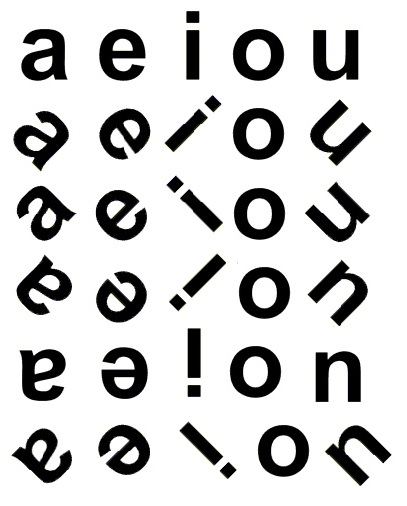
#> input picture Laboratorio #3/Ejercicio 4/vocales.jpg, 407 x 506 px
$ python 'Ejercicio 4.py'   (Python 2 division)
#> lines starting #> are read from the running program, lines starting #| are printed output that depends on the picture
from PIL import Image
import math
import sys,os

def RecortaImagen(imagen):
    w,h = imagen.size
    aLetraA = [(0,0,83,89),(0,89,83,179),(0,179,83,248),(0,248,83,333),(0,333,83,415),(0,415,83,506)]
    aLetraE = [(83,0,157,89),(83,89,157,179),(83,179,157,248),(83,248,157,333),(83,333,157,415),(83,415,157,506)]
    aLetraI = [(157,0,223,89),(157,89,227,169),(157,169,227,247),(157,247,227,320),(157,320,223,415),(157,415,246,506)]
    aLetraO = [(223,0,295,89),(227,89,295,169),(227,169,295,247),(233,247,295,320),(223,320,295,415),(246,415,316,506)]
    aLetraU = [(295,0,406,89),(295,89,406,169),(295,169,406,247),(295,247,406,339),(295,339,406,415),(316,415,406,506)]
    return aLetraA,aLetraE,aLetraI,aLetraO,aLetraU

def CreaImagen(vocal,imagen,aLetras):
    aLetrasN = []
    for i in aLetras:
        caja = i
        im = imagen.crop(caja)
        aLetrasN.append(im)
    return GuardaImagen(vocal,aLetrasN)

def GuardaImagen(i,aL):
    count = 1
    for v in aL:
        v.save(i+'/'+i+str(count)+'.jpg')
        count += 1
    return

def Momento(img,p,q):
    global background
    Mpq = 0.0
    height,width = img.size
    for v in range(height):
        for u in range(width):
            if(img.getpixel((v,u)) != background):
                Mpq += math.pow(v,p)*math.pow(u,q)
    return Mpq

def MomentoCentral(img,p,q):
    global background
    m00 = Momento(img,0,0)
    xCtr = Momento(img,1,0)/m00
    yCtr = Momento(img,0,1)/m00
    cMpq = 0.0
    height,width = img.size
    for v in range(height):
        for u in range(width):
            if(img.getpixel((v,u)) != background):
                cMpq += math.pow(v-yCtr,p)*math.pow(u-xCtr,q)
    return cMpq

def MCNormal(img,p,q):
    m00 = Momento(img,0,0)
    norm = math.pow(m00,(p+q+2)/2)
    return MomentoCentral(img,p,q)/norm

def MomentoH1(img):
    return MCNormal(img,2,0) + MCNormal(img,0,2)

def MomentoH2(img):
    return (MCNormal(img,2,0)-MCNormal(img,0,2))**2 + (4*(MCNormal(img,1,1))**2)

def MomentoH3(img):
    return (MCNormal(img,3,0)-3*MCNormal(img,1,2))**2 + (3*MCNormal(img,2,1)-MCNormal(img,0,3))**2

def MomentoH4(img):
    return (MCNormal(img,3,0)+MCNormal(img,1,2))**2 + (MCNormal(img,2,1)+MCNormal(img,0,3))**2

def MomentoH5(img):
    V1 = (MCNormal(img,3,0)-3*(MCNormal(img,1,2))) * (MCNormal(img,3,0)+MCNormal(img,1,2))
    V2 = ((MCNormal(img,3,0)+MCNormal(img,1,2))**2 - 3*(MCNormal(img,2,1)+MCNormal(img,0,3))**2)
    V3 = ((3*MCNormal(img,2,1)-MCNormal(img,0,3)) * (MCNormal(img,2,1)+MCNormal(img,0,3)))
    V4 = (3*(MCNormal(img,3,0)+MCNormal(img,1,2))**2 - (MCNormal(img,2,1)+MCNormal(img,0,3))**2)
    return V1*V2+V3*V4

def MomentoH6(img):
    V1 = (MCNormal(img,2,0)-MCNormal(img,0,2))
    V2 = ((MCNormal(img,3,0)+MCNormal(img,1,2))**2 - (MCNormal(img,2,1)+MCNormal(img,0,3))**2)
    V3 = (4*MCNormal(img,1,1))
    V4 = ((MCNormal(img,3,0)+MCNormal(img,1,2))*(MCNormal(img,2,1)+MCNormal(img,0,3)))
    return V1*V2+V3*V4

def MomentoH7(img):
    V1 = ((3*(MCNormal(img,2,1)-MCNormal(img,0,3))) * (MCNormal(img,3,0)+MCNormal(img,1,2)))
    V2 = ((MCNormal(img,3,0)+MCNormal(img,1,2))**2 - 3*(MCNormal(img,2,1)+MCNormal(img,0,3))**2)
    V3 = ((3*(MCNormal(img,1,2)-MCNormal(img,3,0))) * (MCNormal(img,2,1)+MCNormal(img,0,3)))
    V4 = ((3*(MCNormal(img,3,0)+MCNormal(img,1,2))**2) - (MCNormal(img,2,1)+MCNormal(img,0,3))**2)
    return V1*V2+V3*V4

def MomentosG(img):
    global fichero
    h1 = MomentoH1(img); fichero.write('H1='+str(h1)+'; ')
    h2 = MomentoH2(img); fichero.write('H2='+str(h2)+'; ')
    h3 = MomentoH3(img); fichero.write('H3='+str(h3)+'; ')
    h4 = MomentoH4(img); fichero.write('H4='+str(h4)+'; ')
    h5 = MomentoH5(img); fichero.write('H5='+str(h5)+'; ')
    h6 = MomentoH6(img); fichero.write('H6='+str(h6)+'; ')
    h7 = MomentoH7(img); fichero.write('H7='+str(h7)+'\n')

#im = Image.open('F1.PNG')
#print MomentosG(imagen)
aVocales= ['A','E','I','O','U']
img = Image.open('vocales.jpg')
#> img is the input picture: PIL image 407x506 RGB; mean R, G, B 206.5, 206.5, 206.3
aLA,aLE,aLI,aLO,aLU = RecortaImagen(img)
#> aLA = [(0, 0, 83, 89), (0, 89, 83, 179), (0, 179, 83, 248), (0, 248, 83, 333), (0, 333, 83, 415), (0, 415, 83, 506)]; aLE = [(83, 0, 157, 89), (83, 89, 157, 179), (83, 179, 157, 248), (83, 248, 157, 333), (83, 333, 157, 415), (83, 415, 157, 506)]; aLI = [(157, 0, 223, 89), (157, 89, 227, 169), (157, 169, 227, 247), (157, 247, 227, 320), (157, 320, 223, 415), (157, 415, 246, 506)]; aLO = [(223, 0, 295, 89), (227, 89, 295, 169), (227, 169, 295, 247), (233, 247, 295, 320), (223, 320, 295, 415), (246, 415, 316, 506)]; aLU = [(295, 0, 406, 89), (295, 89, 406, 169), (295, 169, 406, 247), (295, 247, 406, 339), (295, 339, 406, 415), (316, 415, 406, 506)]
for v in aVocales:
    if(v == 'A'): CreaImagen(v,img,aLA)
    if(v == 'E'): CreaImagen(v,img,aLE)
    if(v == 'I'): CreaImagen(v,img,aLI)
    if(v == 'O'): CreaImagen(v,img,aLO)
    if(v == 'U'): CreaImagen(v,img,aLU)
#> this loop made 5 passes
#> pass 1, in GuardaImagen, `v.save(i+'/'+i+str(count)+'.jpg')`:
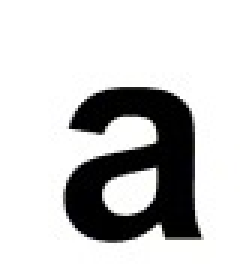
#> saved as A1.jpg: PIL image 83x89 RGB (shown 3 times larger); mean R, G, B 203.9, 203.9, 203.8
#> pass 1, in GuardaImagen, `v.save(i+'/'+i+str(count)+'.jpg')`:
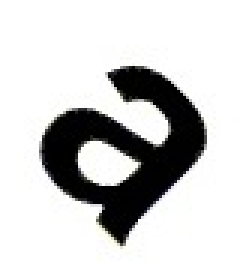
#> saved as A2.jpg: PIL image 83x90 RGB (shown 3 times larger); mean R, G, B 205.1, 205.2, 204.9
#> pass 1, in GuardaImagen, `v.save(i+'/'+i+str(count)+'.jpg')`:
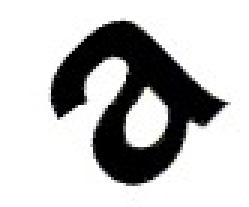
#> saved as A3.jpg: PIL image 83x69 RGB (shown 3 times larger); mean R, G, B 192.4, 192.4, 192.4
#> pass 1, in GuardaImagen, `v.save(i+'/'+i+str(count)+'.jpg')`:
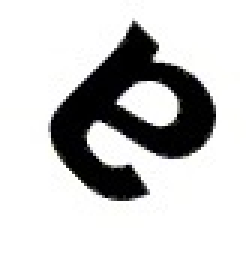
#> saved as A4.jpg: PIL image 83x85 RGB (shown 3 times larger); mean R, G, B 202.3, 202.3, 202.2

fichero = open('Momentos_HU.txt','w')

background = 0
aVA=[]; aVE=[]; aVI=[]; aVO=[]; aVU=[]
for i in aVocales:
    aDir = os.listdir(i+'/')
    for j in aDir:
        imagen = Image.open(i+'/'+j)
        if(i=='A'): fichero.write(str(j)+' --> '); MomentosG(imagen)
#> in MomentoCentral, `m00 = Momento(img,0,0)`: m00 = 7387
#> in MomentoCentral, `xCtr = Momento(img,1,0)/m00`: xCtr = 41
#> in MomentoCentral, `yCtr = Momento(img,0,1)/m00`: yCtr = 44
#> after the loop in MomentoCentral, `for v in range(height):`: cMpq = 4306621
#> in MomentosG, `h1 = MomentoH1(img)`: h1 = 0.169
#> in MomentosG, `h2 = MomentoH2(img)`: h2 = 0.000141
#> in MomentosG, `h3 = MomentoH3(img)`: h3 = 0.0221
#> in MomentosG, `h4 = MomentoH4(img)`: h4 = 2.04
#> in MomentoH5, `V1 = (MCNormal(img,3,0)-3*(MCNormal(img,1,2))) * (MCNormal(img,3,0)+MC..`: V1 = -0.109
#> in MomentoH5, `V2 = ((MCNormal(img,3,0)+MCNormal(img,1,2))**2 - 3*(MCNormal(img,2,1)+..`: V2 = -2.32
#> in MomentoH5, `V3 = ((3*MCNormal(img,2,1)-MCNormal(img,0,3)) * (MCNormal(img,2,1)+MCN..`: V3 = -0.102
#> in MomentoH5, `V4 = (3*(MCNormal(img,3,0)+MCNormal(img,1,2))**2 - (MCNormal(img,2,1)+..`: V4 = 1.76
#> in MomentosG, `h5 = MomentoH5(img)`: h5 = 0.0747
#> in MomentoH6, `V1 = (MCNormal(img,2,0)-MCNormal(img,0,2))`: V1 = -0.0116
#> in MomentoH6, `V2 = ((MCNormal(img,3,0)+MCNormal(img,1,2))**2 - (MCNormal(img,2,1)+MC..`: V2 = -0.141
#> in MomentoH6, `V3 = (4*MCNormal(img,1,1))`: V3 = -0.00487
#> in MomentoH6, `V4 = ((MCNormal(img,3,0)+MCNormal(img,1,2))*(MCNormal(img,2,1)+MCNorma..`: V4 = -1.02
#> in MomentosG, `h6 = MomentoH6(img)`: h6 = 0.0066
#> in MomentoH7, `V1 = ((3*(MCNormal(img,2,1)-MCNormal(img,0,3))) * (MCNormal(img,3,0)+M..`: V1 = 1.67
#> in MomentoH7, `V2 = ((MCNormal(img,3,0)+MCNormal(img,1,2))**2 - 3*(MCNormal(img,2,1)+..`: V2 = -2.32
#> in MomentoH7, `V3 = ((3*(MCNormal(img,1,2)-MCNormal(img,3,0))) * (MCNormal(img,2,1)+M..`: V3 = 1.35
#> in MomentoH7, `V4 = ((3*(MCNormal(img,3,0)+MCNormal(img,1,2))**2) - (MCNormal(img,2,1..`: V4 = 1.76
#> in MomentosG, `h7 = MomentoH7(img)`: h7 = -1.5
#> (the run stopped early here; a loop or call above may not have finished)
